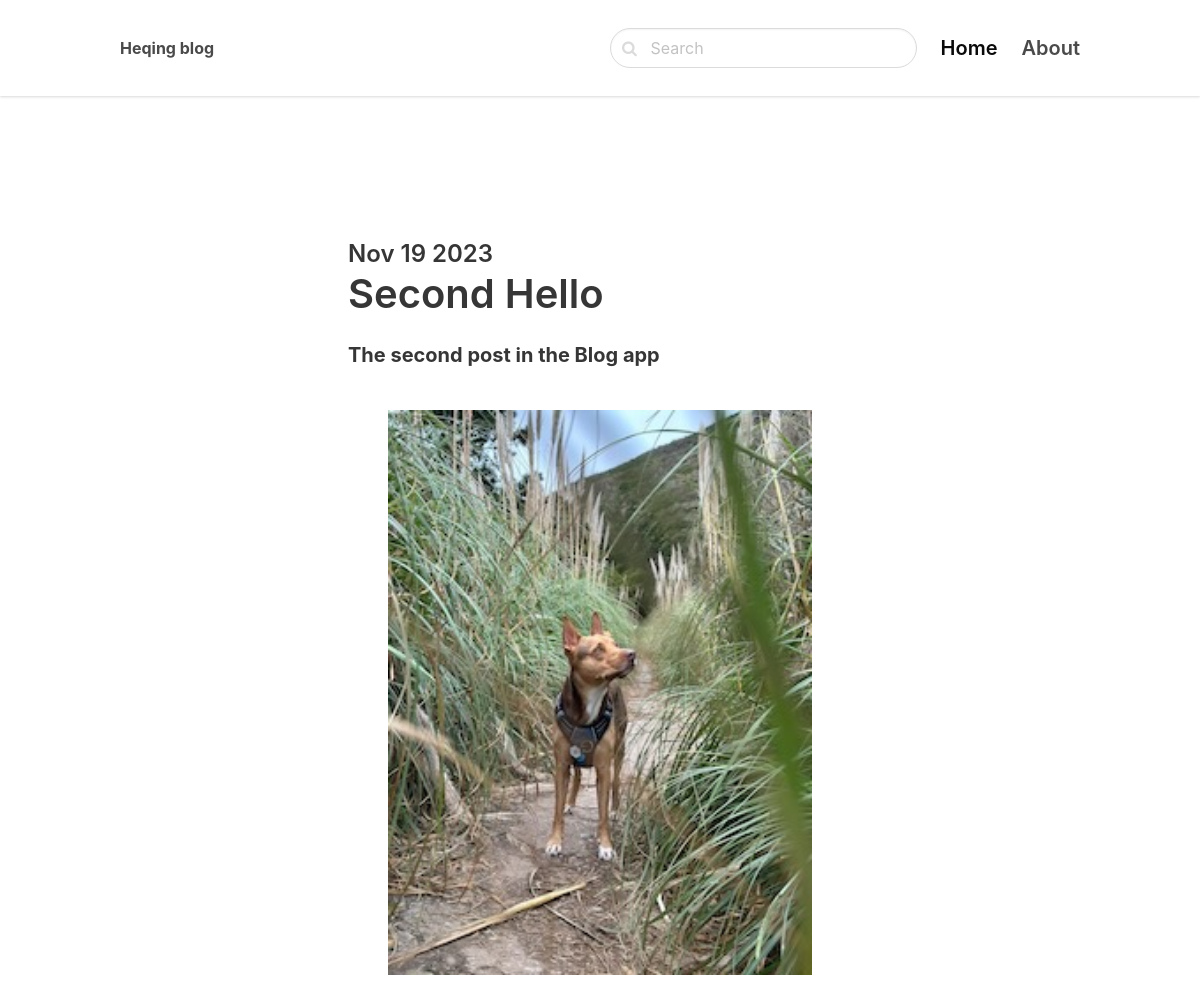
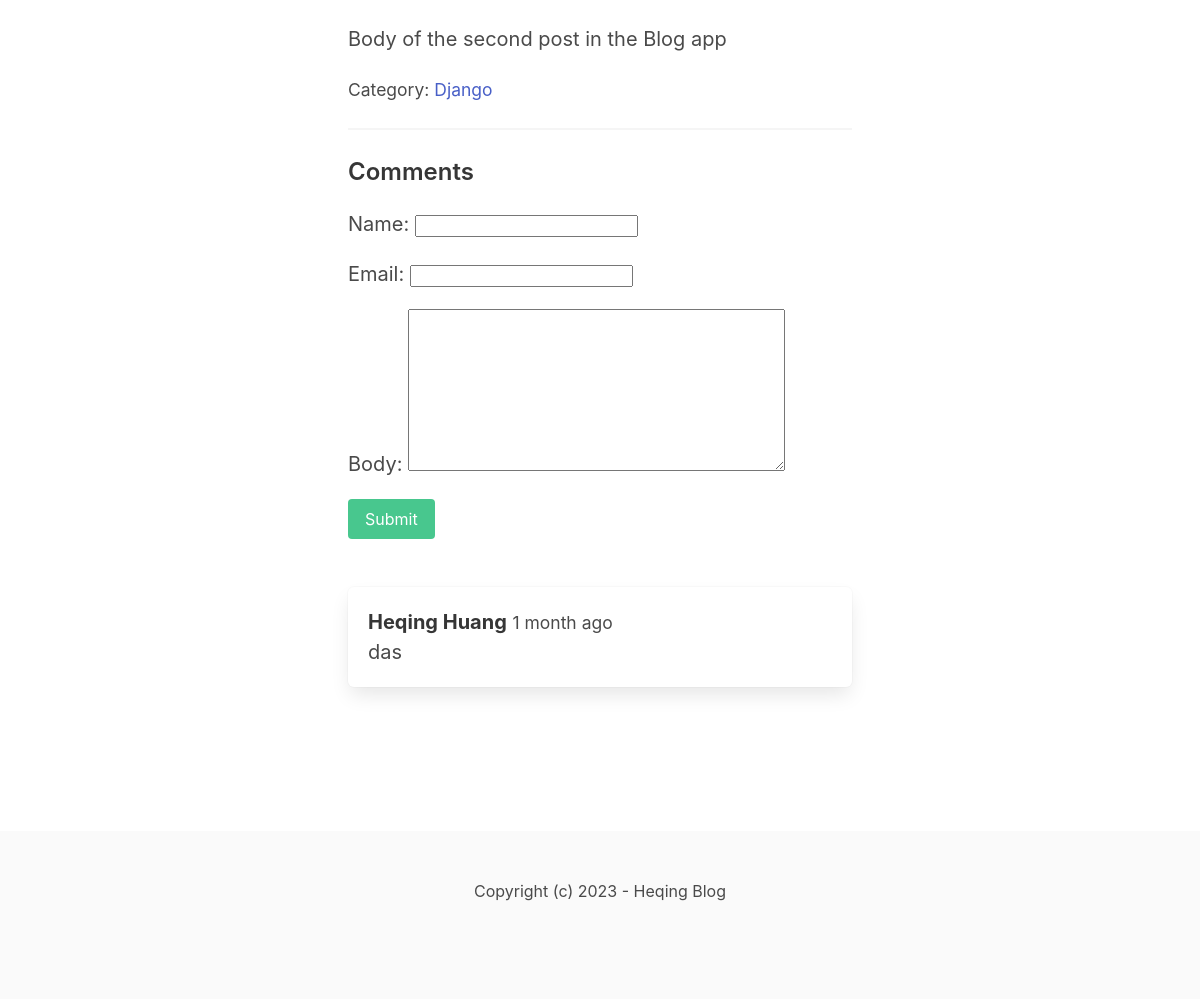
Page /django/second-hello/ on the committed database (2 pictures, top to bottom).
### blog/models.py (models this page shows, shortened)
class Post(models.Model):
    ACTIVE = 'active'
    DRAFT = 'draft'
    CHOICES_STATUS = (
        (ACTIVE, 'Active'),
        (DRAFT, 'Draft')
    )
    category = models.ForeignKey(Category, related_name='posts', on_delete=models.CASCADE)
    title = models.CharField(max_length=255)
    slug = models.SlugField() # internet address for title
    intro = models.TextField()
    body = models.TextField()
    created_at = models.DateTimeField(auto_now_add = True)
    status = models.CharField(max_length=10, choices=CHOICES_STATUS, default=ACTIVE)
    image = models.ImageField(upload_to='uploads/', blank = True, null = True)
    class Meta:
        ordering = ('-created_at',)

class Category(models.Model):
    title = models.CharField(max_length=255)
    slug = models.SlugField()
    class Meta:
        ordering = ('title',)
        verbose_name_plural = 'Categories'
    def __str__(self):
        return self.title

class Comment(models.Model):
    post = models.ForeignKey(Post, related_name='comments', on_delete=models.CASCADE)
    name = models.CharField(max_length=255)
    email = models.EmailField()
    body = models.TextField()
    created_at = models.DateTimeField(auto_now_add=True)

### blog/views.py (the view)
# urls.py: path('<slug:category_slug>/<slug:slug>/', views.detail, name='post_detail'),
def detail(request, category_slug, slug):
    post = get_object_or_404(Post, slug=slug, status = Post.ACTIVE)
    if request.method == 'POST':
        form = CommentForm(request.POST)
        if form.is_valid():
            comment = form.save(commit=False)
            comment.post = post
            comment.save()
            return redirect('post_detail', slug=slug)
    else:
        form = CommentForm()
    return render(request, 'blog/detail.html', {'post': post, 'form' : form})

### blog/forms.py
class CommentForm(forms.ModelForm):
    class Meta:
        model = Comment
        fields = ('name', 'email', 'body')

### blog/templates/blog/detail.html (shortened to what this page needs)
{% extends 'core/base.html' %}
{% block content %}
  <section class="hero">
    <div class="hero-body">
      <div class="container">
        <section class="section">
          <div class="columns">
            <div class="column is-8 is-offset-2">
                <div class="content is-medium">
                  <h2 class="subtitle is-4">{{ post.created_at|date:'M d Y' }}</h2>
                  <h1 class="title">{{ post.title }}</h1>
                  <p><strong>{{ post.intro }}</strong></p>
                  {% if post.image %}
                  <figure class="image">
                    <img src="{{ post.image.url }}" />
                  </figure>
                  {% endif %}
                  <p> {{post.body}} </p>
                  <p> <small> Category: <a href="{% url 'category_detail' post.category.slug %}"> {{post.category}} </a> </small></p>
                    <hr>
                    <h2 class = "subtitle is-4"> Comments </h2>
                    <form method="post" class="mb-6">
                        {{form.as_p}}
                        <div class="field">
                            <button class="button is-success">Submit</button>
                        </div>
                    </form>
                    {% for comment in post.comments.all %}
                        <article class="media box">
                            <div class="media-content">
                                <strong> {{comment.name}}</strong> <small>{{ comment.created_at|timesince}} ago</small><br>
                                {{comment.body}}
                            </div>
                        </article>
                    {% endfor %}
                </div>
            </div>
          </div>
        </section>
      </div>
    </div>
  </section>
{% endblock %}

### rows in the picture
Post: created_at "Nov 19 2023", title "Second Hello", intro "The second post in the Blog app", image (picture), body "Body of the second post in the Blog app", category "Django"
Comment: name "Heqing Huang", created_at "1 month", body "das"
